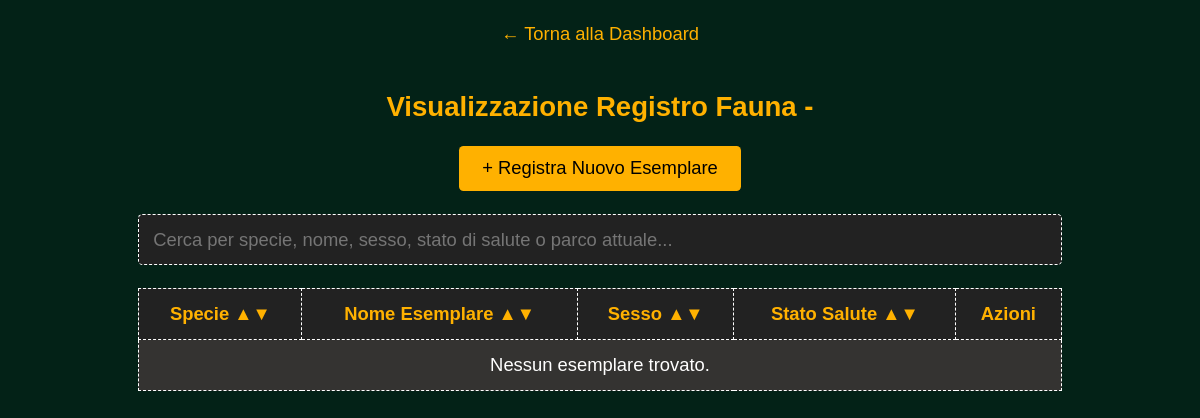
The app's page /PHP-HTML/tabella_fauna.php (signed in), older data.
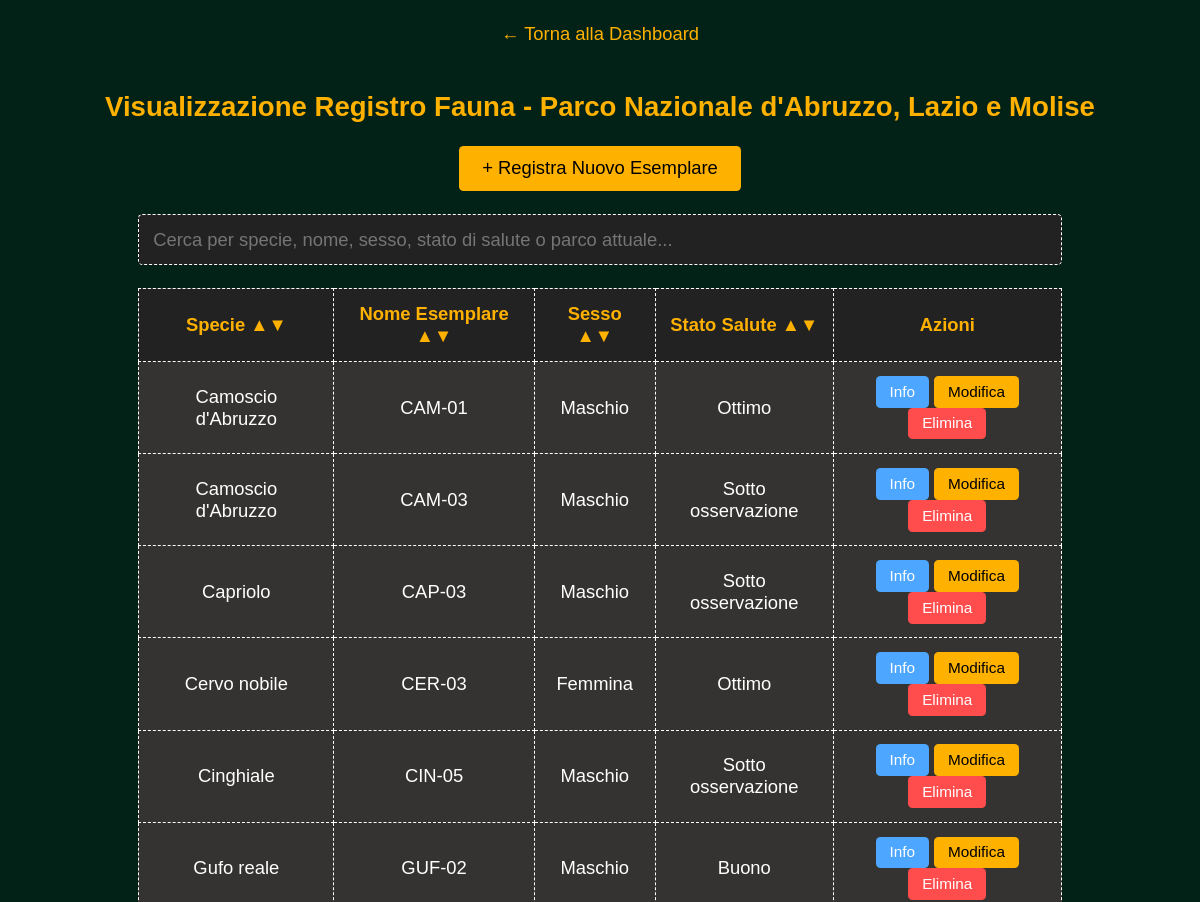
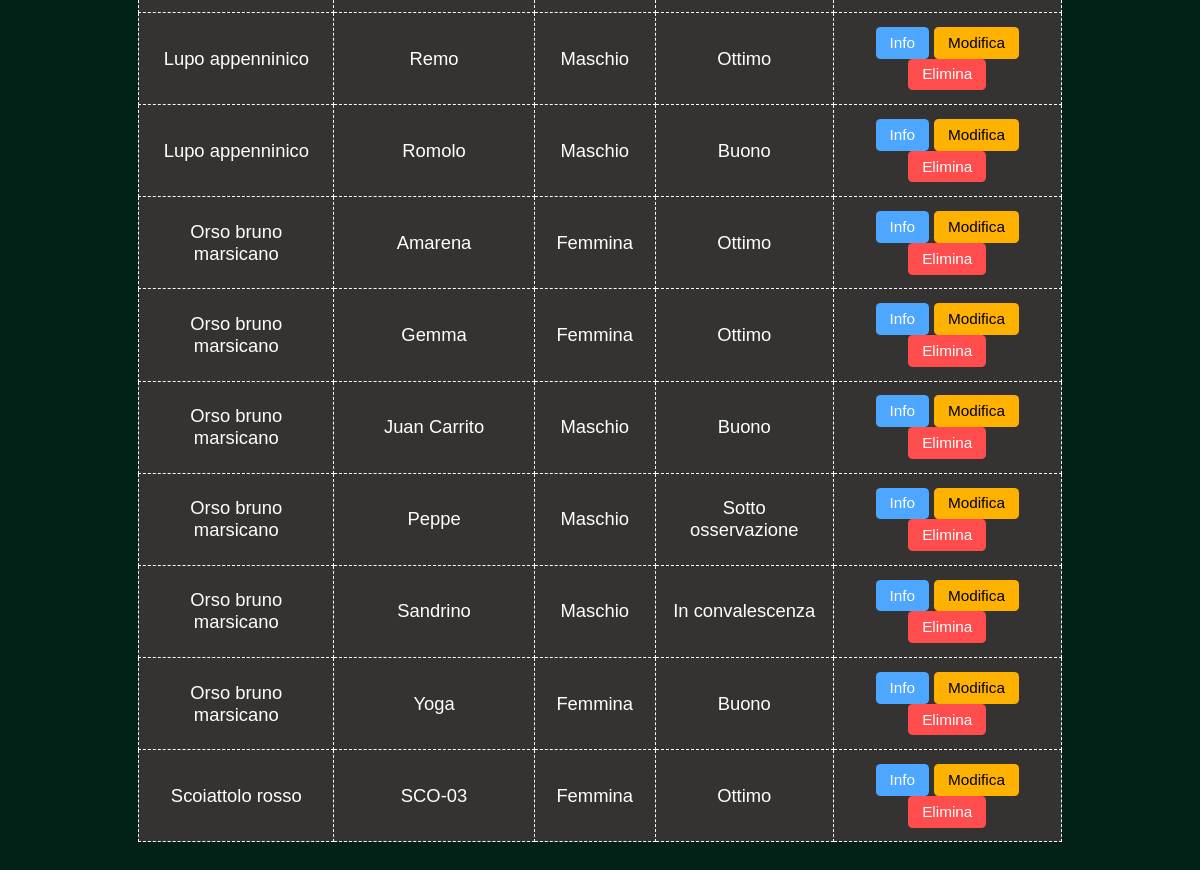
The same page, newer data (2 pictures, top to bottom).
### tables this page shows
CREATE TABLE `GUARDIAPARCO` (
  `Matricola` varchar(20) NOT NULL,
  `Nome` varchar(50) NOT NULL,
  `Cognome` varchar(50) NOT NULL,
  `Telefono` varchar(20) DEFAULT NULL,
  `Parco_Assegnato` varchar(100) NOT NULL
);

CREATE TABLE `ESEMPLARE` (
  `Nome_Specie_Fauna` varchar(100) NOT NULL,
  `Nome_Esemplare` varchar(100) NOT NULL,
  `Sesso` enum('M','F') NOT NULL,
  `Data_Nascita` date DEFAULT NULL,
  `Stato_Salute` varchar(50) NOT NULL,
  `Totale_Visite_Subite` int(11) DEFAULT 0
);

### PHP-HTML/tabella_fauna.php (the view, shortened to what this page needs)
<?php
$ruolo = $_SESSION['ruolo'];
$matricola = $_SESSION['matricola'];
$servername = "localhost";
$username_db = "root";
$password_db = "";
$dbname = "parchi_naturali";
$conn = mysqli_connect($servername, $username_db, $password_db, $dbname);
$parco_filtro = "";
if ($ruolo === 'guardiaparco') {
    $query_parco = "SELECT Parco_Assegnato FROM GUARDIAPARCO WHERE Matricola = '$matricola'";
    $res_parco = mysqli_query($conn, $query_parco);
    if ($row_parco = mysqli_fetch_assoc($res_parco)) {
        $parco_filtro = $row_parco['Parco_Assegnato'];
    }
}
?>
<!DOCTYPE html>
<html lang="it">
<head>
</head>
<body>
    <a href="dashboard.php" class="back-link">&larr; Torna alla Dashboard</a>
    <h2>
        Visualizzazione Registro Fauna
        <?php echo $ruolo === 'guardiaparco' ? "- " . htmlspecialchars($parco_filtro) : "(Visione Nazionale)"; ?>
    </h2>
    <div style="margin-bottom: 20px;">
        <button class="btn-update" style="padding: 10px 20px; font-size: 16px;"
            onclick="window.location.href='inserisci_fauna.php'">
            + Registra Nuovo Esemplare
        </button>
    </div>
    <div class="search-container">
        <input type="text" id="searchBar" onkeyup="filterTable()"
            placeholder="Cerca per specie, nome, sesso, stato di salute o parco attuale...">
    </div>
    <table>
        <thead>
            <tr>
                <th onclick="sortTable(0)" style="cursor: pointer;" title="Ordina per Specie">Specie &#9650;&#9660;</th>
                <th onclick="sortTable(1)" style="cursor: pointer;" title="Ordina per Nome Esemplare">Nome Esemplare
                    &#9650;&#9660;</th>
                <th onclick="sortTable(2)" style="cursor: pointer;" title="Ordina per Sesso">Sesso &#9650;&#9660;</th>
                <th onclick="sortTable(3)" style="cursor: pointer;" title="Ordina per Stato Salute">Stato Salute
                    &#9650;&#9660;</th>
                <th>Azioni</th>
            </tr>
        </thead>
        <tbody>
            <?php
            if ($ruolo === 'guardiaparco') {
                $query = "SELECT E.Nome_Specie_Fauna, E.Nome_Esemplare, E.Sesso, E.Stato_Salute
                          FROM ESEMPLARE E
                          JOIN PERMANENZA P ON E.Nome_Specie_Fauna = P.Nome_Specie_Fauna AND E.Nome_Esemplare = P.Nome_Esemplare
                          WHERE P.Nome_Parco = '" . mysqli_real_escape_string($conn, $parco_filtro) . "'
                          AND P.Data_Fine IS NULL";
            } else {
                $query = "SELECT E.Nome_Specie_Fauna, E.Nome_Esemplare, E.Sesso, E.Stato_Salute, P.Nome_Parco
                          FROM ESEMPLARE E
                          LEFT JOIN PERMANENZA P ON E.Nome_Specie_Fauna = P.Nome_Specie_Fauna AND E.Nome_Esemplare = P.Nome_Esemplare AND P.Data_Fine IS NULL";
            }
            $result = mysqli_query($conn, $query);
            if (mysqli_num_rows($result) > 0) {
                while ($row = mysqli_fetch_assoc($result)) {
                    $specie_js = addslashes($row['Nome_Specie_Fauna']);
                    $nome_js = addslashes($row['Nome_Esemplare']);
                    echo "<tr>";
                    echo "<td>" . htmlspecialchars($row['Nome_Specie_Fauna']) . "</td>";
                    echo "<td>" . htmlspecialchars($row['Nome_Esemplare']) . "</td>";
                    echo "<td>" . ($row['Sesso'] === 'M' ? 'Maschio' : 'Femmina') . "</td>";
                    echo "<td>" . htmlspecialchars($row['Stato_Salute']) . "</td>";
                    echo "<td>";
                    echo "<button class='btn-info' onclick=\"infoFauna('$specie_js', '$nome_js')\">Info</button> ";
                    echo "<button class='btn-update' onclick=\"modificaFauna('$specie_js', '$nome_js')\">Modifica</button> ";
                    echo "<button class='btn-delete' onclick=\"eliminaFauna('$specie_js', '$nome_js')\">Elimina</button>";
                    echo "</td>";
                    echo "</tr>";
                }
            } else {
                $cols = $ruolo === 'admin' ? 6 : 5;
                echo "<tr><td colspan='$cols'>Nessun esemplare trovato.</td></tr>";
            }
            ?>
        </tbody>
    </table>
</body>
</html>

Row changes from the older to the newer data that the page shows:
added guardiaparco: Parco_Assegnato "Parco Nazionale d'Abruzzo, Lazio e Molise"
added esemplare: Nome_Specie_Fauna "Camoscio d'Abruzzo", Nome_Esemplare "CAM-01", Sesso "Maschio", Stato_Salute "Ottimo"
added esemplare: Nome_Specie_Fauna "Camoscio d'Abruzzo", Nome_Esemplare "CAM-03", Sesso "Maschio", Stato_Salute "Sotto osservazione"
added esemplare: Nome_Specie_Fauna "Capriolo", Nome_Esemplare "CAP-03", Sesso "Maschio", Stato_Salute "Sotto osservazione"
added esemplare: Nome_Specie_Fauna "Cervo nobile", Nome_Esemplare "CER-03", Sesso "Femmina", Stato_Salute "Ottimo"
added esemplare: Nome_Specie_Fauna "Cinghiale", Nome_Esemplare "CIN-05", Sesso "Maschio", Stato_Salute "Sotto osservazione"
added esemplare: Nome_Specie_Fauna "Gufo reale", Nome_Esemplare "GUF-02", Sesso "Maschio", Stato_Salute "Buono"
added esemplare: Nome_Specie_Fauna "Lupo appenninico", Nome_Esemplare "Remo", Sesso "Maschio", Stato_Salute "Ottimo"
added esemplare: Nome_Specie_Fauna "Lupo appenninico", Nome_Esemplare "Romolo", Sesso "Maschio", Stato_Salute "Buono"
added esemplare: Nome_Specie_Fauna "Orso bruno marsicano", Nome_Esemplare "Amarena", Sesso "Femmina", Stato_Salute "Ottimo"
added esemplare: Nome_Specie_Fauna "Orso bruno marsicano", Nome_Esemplare "Gemma", Sesso "Femmina", Stato_Salute "Ottimo"
added esemplare: Nome_Specie_Fauna "Orso bruno marsicano", Nome_Esemplare "Juan Carrito", Sesso "Maschio", Stato_Salute "Buono"
added esemplare: Nome_Specie_Fauna "Orso bruno marsicano", Nome_Esemplare "Peppe", Sesso "Maschio", Stato_Salute "Sotto osservazione"
added esemplare: Nome_Specie_Fauna "Orso bruno marsicano", Nome_Esemplare "Sandrino", Sesso "Maschio", Stato_Salute "In convalescenza"
added esemplare: Nome_Specie_Fauna "Orso bruno marsicano", Nome_Esemplare "Yoga", Sesso "Femmina", Stato_Salute "Buono"
added esemplare: Nome_Specie_Fauna "Scoiattolo rosso", Nome_Esemplare "SCO-03", Sesso "Femmina", Stato_Salute "Ottimo"
Text that changed along with them:
text no longer shown: "Nessun esemplare trovato."
